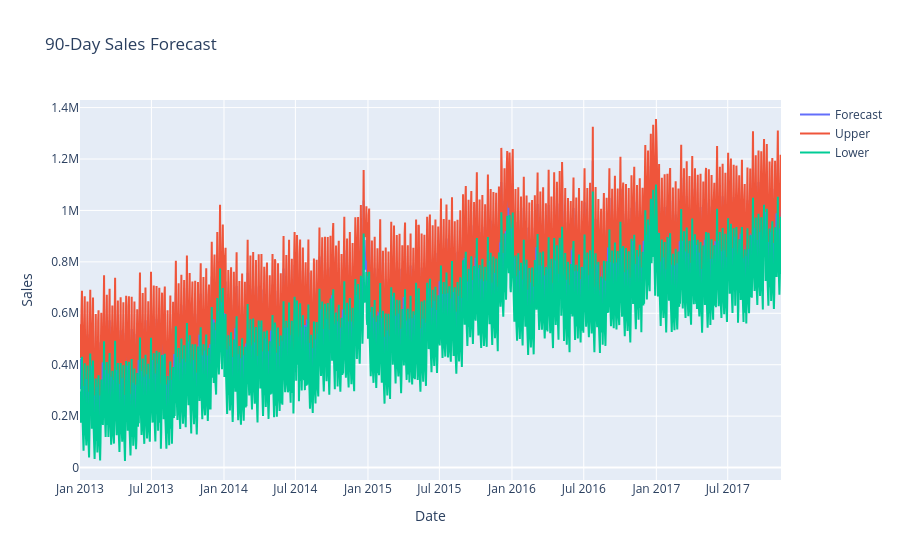

The cell this chart's notebook holds for it:
### Markdown cell above
# Interactive Plotly Forecast

### Code cell
import plotly.graph_objects as go
fig = go.Figure()

fig.add_trace(
    go.Scatter(
        x=forecast['ds'],
        y=forecast['yhat'],
        name='Forecast'
    )
)

fig.add_trace(
    go.Scatter(
        x=forecast['ds'],
        y=forecast['yhat_upper'],
        name='Upper'
    )
)

fig.add_trace(
    go.Scatter(
        x=forecast['ds'],
        y=forecast['yhat_lower'],
        name='Lower'
    )
)

fig.update_layout(
    title="90-Day Sales Forecast",
    xaxis_title="Date",
    yaxis_title="Sales"
)

fig.show()

### Figure 1 — Plotly figure (JSON) as saved in the notebook; plotly's stock layout.template omitted (floating-point values rounded to 4 significant figures; data arrays with more than 128 entries replaced by an {"elided": "..."} marker saying what was removed)
{"data": [{"name": "Forecast", "type": "scatter", "x": {"elided": "1774 str values"}, "y": {"elided": "1774 float values"}}, {"name": "Upper", "type": "scatter", "x": {"elided": "1774 str values"}, "y": {"elided": "1774 float values"}}, {"name": "Lower", "type": "scatter", "x": {"elided": "1774 str values"}, "y": {"elided": "1774 float values"}}], "layout": {"title": {"text": "90-Day Sales Forecast"}, "xaxis": {"title": {"text": "Date"}}, "yaxis": {"title": {"text": "Sales"}}}}
